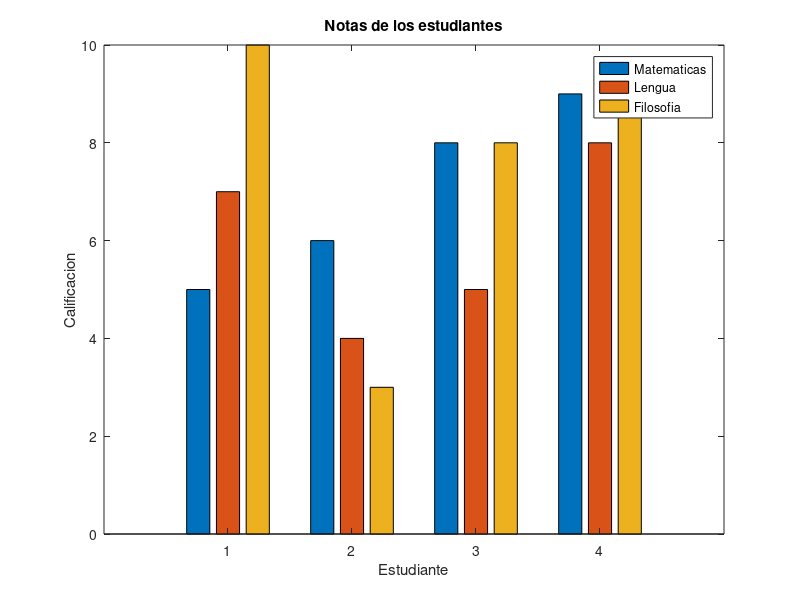

The MATLAB source for this figure:
notas = [5 7 10;
6 4 3;
8 5 8;
9 8 9];

fprintf('La nota del Estudiante2 en Lengua es %f.\n', notas(2,2))

%{
Puedo usar display ya que no necesito darle ningun formato a la cadena a imprimir.
No voy a introducir ningun valor en ciertos huecos que ponga. O voy a usar algun
caracter especial para por ejemplo poner un salto del linea con el \n
%}
display('La desviacion tipica en cada asignatura es:')
%Observa como funciona el fprintf cuando le pasamos un vector para rellenar un hueco.
%Es como si llamasemos al fprintf una vez por cada uno de los elementos del vector.
fprintf('%f ', std(notas))
fprintf('\n')

display('La media de cada estudiante redondeada al alza es:')
fprintf('%f ', ceil(mean(notas, 2)))
fprintf('\n')

bar(notas)
xlabel('Estudiante')
ylabel('Calificacion')
legend('Matematicas', 'Lengua', 'Filosofia', 'BEST')
title('Notas de los estudiantes')
